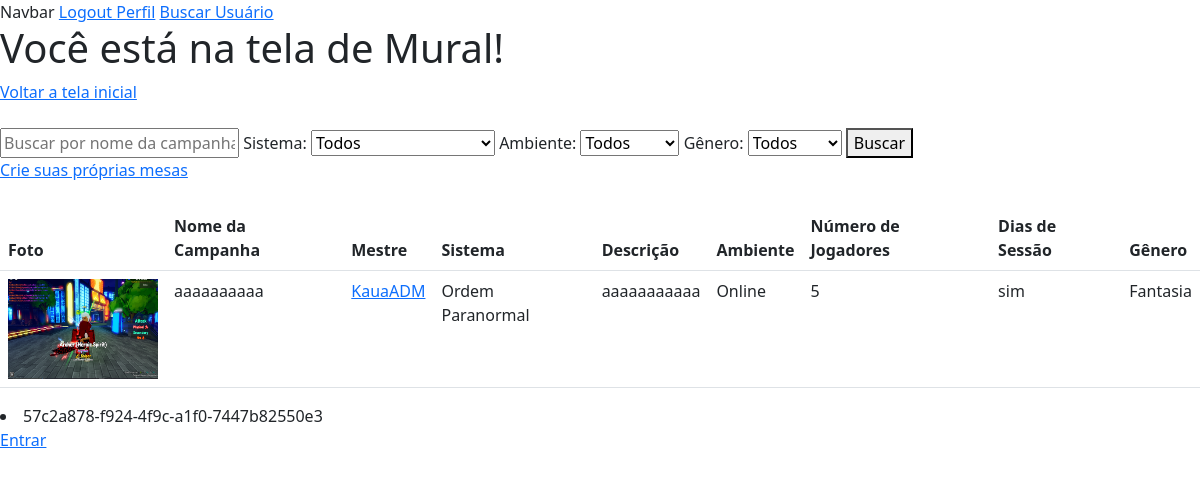
/buscarMesa/ (signed in), run on the app's committed database.
### home/models.py (models this page shows, shortened)
class Campanha(models.Model):
    nomeMestre = models.ForeignKey(Perfil, on_delete=models.CASCADE)
    SISTEMAS_RPG_CHOICES = (
        ('Dungeons & Dragons', 'Dungeons & Dragons'),
        ('Ordem Paranormal', 'Ordem Paranormal'),
        ('Tormenta20', 'Tormenta20'),
        ('Call of Cthulu', 'Call of Cthulu'),
        ('Outro', 'Outro')
    )
    AMBIENTES_RPG_CHOICES = (
        ('Online', 'Online'),
        ('Presencial', 'Presencial')
    )
    GENERO_RPG_CHOICES = (
        ('Aventura', 'Aventura'),
        ('Fantasia', 'Fantasia'),
        ('Histórico', 'Histórico'),
        ('Mistério', 'Mistério'),
        ('Suspense', 'Suspense'),
        ('Terror', 'Terror'),
    )
    nomeCampanha = models.CharField(max_length=52, null=True)
    sistemaCampanha = models.CharField(max_length=100, choices=SISTEMAS_RPG_CHOICES, null=True)
    descricaoCampanha = models.TextField(max_length=256, null=True)
    fotoCampanha = models.ImageField(upload_to='images/FotoCampanha/', null=True)
    ambienteCampanha = models.CharField(max_length=100, choices=AMBIENTES_RPG_CHOICES, null=True)
    numeroJogadores = models.IntegerField(null=True)
    diasSessao = models.CharField(max_length=52, null=True)
    generoRPG = models.CharField(max_length=100, choices=GENERO_RPG_CHOICES, null=True)

class Perfil(models.Model):
    nomePerfil = models.ForeignKey(User, on_delete=models.CASCADE)
    slug = models.SlugField(User, unique=True)
    SESSION_CHOICES = (
        ('Online', 'Online'),
        ('Presencial', 'Presencial'),
    )
    PLAYER_TYPE_CHOICES = (
        ('Mestre', 'Mestre'),
        ('Jogador', 'Jogador'),
        ('Ambos', 'Ambos'),
    )
    RPG_SYSTEM_CHOICES = (
        ('Dungeons & Dragons', 'Dungeons & Dragons'),
        ('Tormenta20', 'Tormenta20'),
        ('Ordem Paranormal', 'Ordem Paranormal'),
        ('Call of Cthulhu', 'Call of Cthulhu'),
        ('Outros', 'Outros'),
    )
    fotoConta = models.ImageField(upload_to='images/profilePictures')
    tipo_sessao = models.CharField(max_length=20, choices=SESSION_CHOICES, null=True)
    tipo_player = models.CharField(max_length=20, choices=PLAYER_TYPE_CHOICES, null=True)
    descricao = models.TextField(max_length=256, null=True)
    sistema_rpg = models.CharField(max_length=20, choices=RPG_SYSTEM_CHOICES, null=True)
    idade = models.IntegerField(null=True)

### chat/models.py (models this page shows, shortened)
class Grupo(models.Model):
	uuid = models.UUIDField(default=uuid4, editable=False)
	membros = models.ManyToManyField(User)
	criador = models.ForeignKey(User, on_delete=models.CASCADE, null=True, related_name='grupos_criados')

### home/views.py (the view)
# urls.py: path('buscarMesa/', views.buscarmesa, name='buscarmesa'),
@login_required
def buscarmesa(request):
    perfil = Perfil.objects.get(nomePerfil=request.user)
    sistema_busca = request.GET.get('q')
    sistema_filtro = request.GET.get('sistema')
    ambiente_filtro = request.GET.get('ambiente')
    genero_filtro = request.GET.get('genero')
    campanhas = Campanha.objects.all()
    grupos = Grupo.objects.all()
    if sistema_busca:
        campanhas = campanhas.filter(
            Q(nomeCampanha__icontains=sistema_busca)
        )
    if sistema_filtro:
        campanhas = campanhas.filter(
            Q(sistemaCampanha__icontains=sistema_filtro)
        )
    if ambiente_filtro:
        campanhas = campanhas.filter(
            Q(ambienteCampanha__icontains=ambiente_filtro)
        )
    if genero_filtro:
        campanhas = campanhas.filter(
            Q(generoRPG__icontains=genero_filtro)
        )
    return render(request, 'principal/muralLogado.html', {'campanhas': campanhas, 'perfil': perfil, 'grupos': grupos})

### home/templates/principal/muralLogado.html (shortened to what this page needs)
{% extends 'principal/base.html' %}
{% block conteudo %}
<h1>Você está na tela de Mural!</h1>
<a href='{% url 'index' %}'>Voltar a tela inicial</a> <br> <br>
<form method="GET" class="search-form">
    <input type="text" name="q" placeholder="Buscar por nome da campanha">
    <label for="sistema">Sistema:</label>
    <select name="sistema" id="sistema">
        <option value="">Todos</option>
    </select>
    <label for="ambiente">Ambiente:</label>
    <select name="ambiente" id="ambiente">
        <option value="">Todos</option>
    </select>
    <label for="genero">Gênero:</label>
    <select name="genero" id="genero">
        <option value="">Todos</option>
    </select>
    <button type="submit">Buscar</button>
</form>
{% if perfil.tipo_player == "Ambos" or perfil.tipo_player == "Mestre" %}
<a href="{% url 'criarCampanhas' %}">Crie suas próprias mesas</a>
{% endif %}
<br> <br>
<link href="https://cdn.jsdelivr.net/npm/bootstrap@5.3.0/dist/css/bootstrap.min.css" rel="stylesheet">
<table class="table">
    <thead>
        <tr>
            <th>Foto</th>
            <th>Nome da Campanha</th>
            <th>Mestre</th>
            <th>Sistema</th>
            <th>Descrição</th>
            <th>Ambiente</th>
            <th>Número de Jogadores</th>
            <th>Dias de Sessão</th>
            <th>Gênero</th>
        </tr>
    </thead>
    <tbody>
        {% for campanha in campanhas %}
        <tr>
            <td><img src="{{ campanha.fotoCampanha.url }}" alt="Foto da Campanha" width="150" height="100"></td>
            <td>{{ campanha.nomeCampanha }}</td>
            <td><a href="{% url 'exibir_perfil' perfil_slug=campanha.nomeMestre.slug %}">{{ campanha.nomeMestre.nomePerfil.username }}</a></td>
            <td>{{ campanha.sistemaCampanha }}</td>
            <td>{{ campanha.descricaoCampanha }}</td>
            <td>{{ campanha.ambienteCampanha }}</td>
            <td>{{ campanha.numeroJogadores }}</td>
            <td>{{ campanha.diasSessao }}</td>
            <td>{{ campanha.generoRPG }}</td>
            </tr>
        {% endfor %}
    </tbody>
</table>
{% for grupo in grupos %}
<div id="{{ grupo.uuid }}">
  <li><a>{{ grupo.uuid }}</a></li>
    {% if request.user in grupo.membros.all %}
      <a href="{% url 'Abrir_chat' uuid=grupo.uuid %}">abrir</a>
      <a href="{% url 'Sair_grupo' uuid=grupo.uuid %}">sair</a>
      {% if perfil.tipo_player == "Ambos" or perfil.tipo_player == "Mestre" %}
      <a href="{% url 'Remover_grupo' uuid=grupo.uuid %}">excluir</a>
    {% endif %}
    {% else %}
      <a href="{% url 'Entrar_grupo' uuid=grupo.uuid %}">Entrar</a>
    {% endif %}
</div>
{% endfor %}
{% endblock conteudo %}

### static/css/base.css (style rules this page uses)
a { text-decoration: none; }

### data on the page
Campanha: fotoCampanha (picture), nomeCampanha "aaaaaaaaaa", nomeMestre.nomePerfil.username "KauaADM", sistemaCampanha "Ordem Paranormal", descricaoCampanha "aaaaaaaaaaa", ambienteCampanha "Online", numeroJogadores "5", diasSessao "sim", generoRPG "Fantasia"
Grupo: uuid "57c2a878-f924-4f9c-a1f0-7447b82550e3", shows "Entrar"
